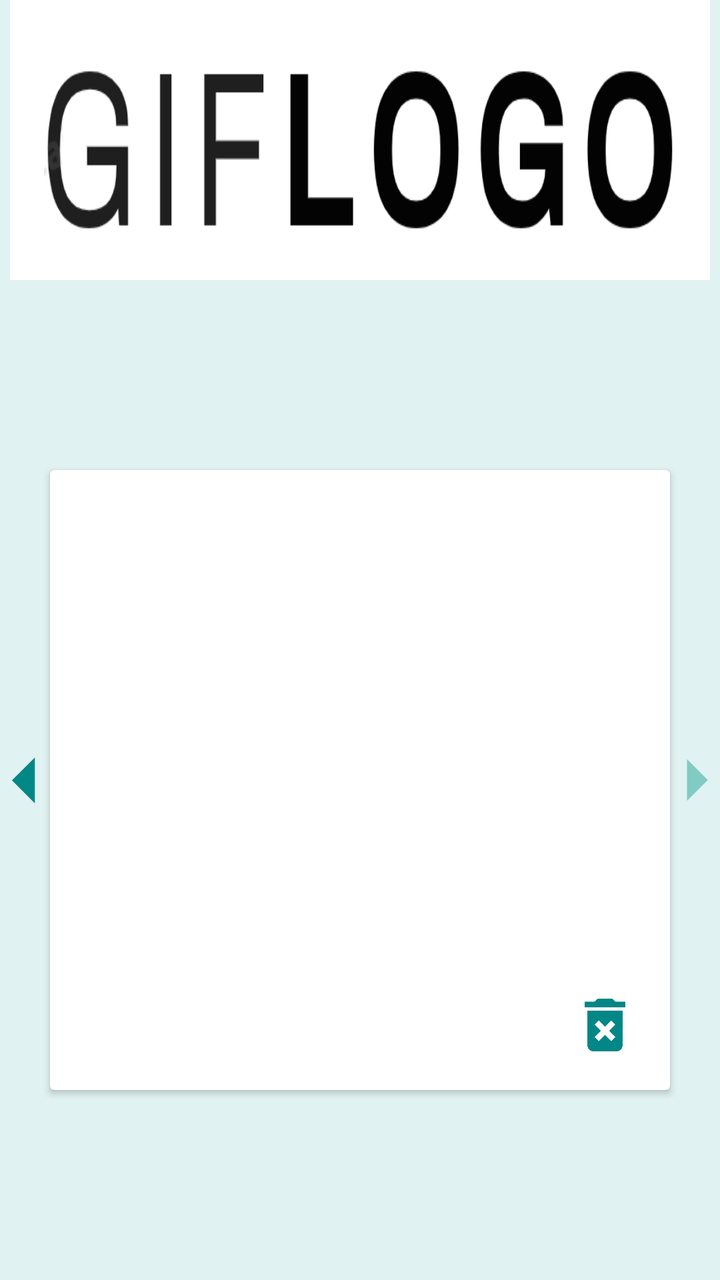
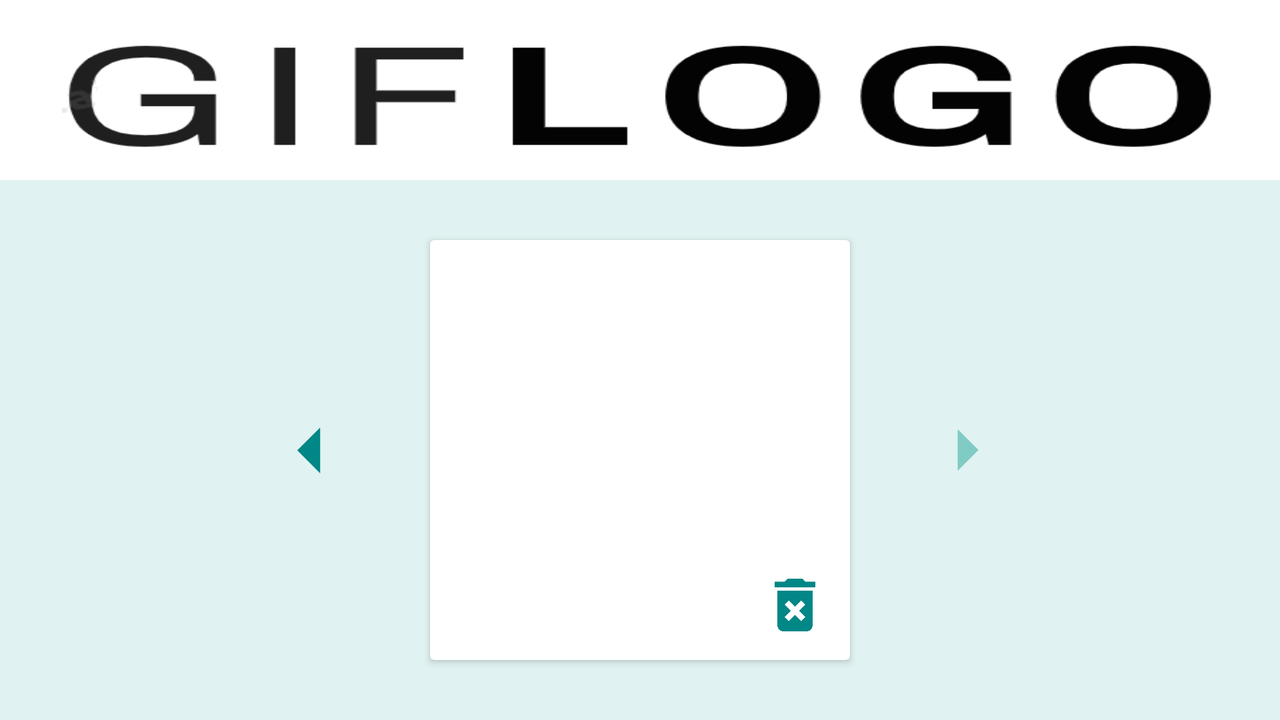

First picture: res/layout/ on a phone held upright. Second picture: the repository's own variant of that layout, on a device whose configuration matches the variant's folder. Source for both follows.
<!-- AndroidManifest.xml: application theme Theme.Giphy -->
<!-- res/layout/activity_single_gif.xml -->
<?xml version="1.0" encoding="utf-8"?>
<androidx.constraintlayout.widget.ConstraintLayout xmlns:android="http://schemas.android.com/apk/res/android"
    xmlns:app="http://schemas.android.com/apk/res-auto"
    xmlns:tools="http://schemas.android.com/tools"
    android:layout_width="match_parent"
    android:layout_height="match_parent"
    android:background="@color/cyan"
    tools:context=".presentation.SingleGifActivity">


    <androidx.cardview.widget.CardView
        android:id="@+id/cardView"
        android:layout_width="wrap_content"
        android:layout_height="wrap_content"
        app:layout_constraintBottom_toBottomOf="parent"
        app:layout_constraintEnd_toEndOf="parent"
        app:layout_constraintStart_toStartOf="parent"
        app:layout_constraintTop_toBottomOf="@+id/imLogo">

        <androidx.constraintlayout.widget.ConstraintLayout
            android:layout_width="wrap_content"
            android:layout_height="wrap_content"
            android:layout_margin="5dp">

            <ImageView
                android:id="@+id/imSingleGif"
                android:layout_width="300dp"
                android:layout_height="300dp"
                android:layout_weight="1"
                android:scaleType="centerCrop"
                app:layout_constraintBottom_toBottomOf="parent"
                app:layout_constraintEnd_toEndOf="parent"
                app:layout_constraintStart_toStartOf="parent"
                app:layout_constraintTop_toTopOf="parent"
                tools:srcCompat="@tools:sample/avatars" />

            <ImageView
                android:id="@+id/imageDelete"
                android:layout_width="35dp"
                android:layout_height="35dp"
                android:layout_marginEnd="10dp"
                android:layout_marginBottom="10dp"
                app:layout_constraintBottom_toBottomOf="parent"
                app:layout_constraintEnd_toEndOf="@+id/imSingleGif"
                app:srcCompat="@drawable/ic_delete_normal" />
        </androidx.constraintlayout.widget.ConstraintLayout>

    </androidx.cardview.widget.CardView>

    <ImageView
        android:id="@+id/imLeft"
        android:layout_width="55dp"
        android:layout_height="55dp"
        app:layout_constraintBottom_toBottomOf="@+id/cardView"
        app:layout_constraintEnd_toStartOf="@+id/cardView"
        app:layout_constraintStart_toStartOf="parent"
        app:layout_constraintTop_toTopOf="@+id/cardView"
        app:srcCompat="@drawable/ic_left_normal" />

    <ImageView
        android:id="@+id/imRight"
        android:layout_width="50dp"
        android:layout_height="50dp"
        app:layout_constraintBottom_toBottomOf="@+id/cardView"
        app:layout_constraintEnd_toEndOf="parent"
        app:layout_constraintStart_toEndOf="@+id/cardView"
        app:layout_constraintTop_toTopOf="@+id/cardView"
        app:srcCompat="@drawable/ic_right_normal" />

    <ImageView
        android:id="@+id/imLogo"
        android:layout_width="wrap_content"
        android:layout_height="140dp"
        android:paddingStart="5dp"
        android:paddingEnd="5dp"
        android:scaleType="fitXY"
        app:layout_constraintEnd_toEndOf="parent"
        app:layout_constraintHorizontal_bias="0.0"
        app:layout_constraintStart_toStartOf="parent"
        app:layout_constraintTop_toTopOf="parent"
        app:srcCompat="@drawable/logo" />

</androidx.constraintlayout.widget.ConstraintLayout>
<!-- resources referenced by this layout -->
<resources>
  <color name="cyan">#e0f2f1</color>
  <!-- drawable ic_delete_normal (drawable) -->
  <vector xmlns:android="http://schemas.android.com/apk/res/android"
      android:width="24dp"
      android:height="24dp"
      android:viewportWidth="24"
      android:viewportHeight="24"
      android:tint="@color/teal_700">
    <path
        android:fillColor="@android:color/white"
        android:pathData="M6,19c0,1.1 0.9,2 2,2h8c1.1,0 2,-0.9 2,-2L18,7L6,7v12zM8.46,11.88l1.41,-1.41L12,12.59l2.12,-2.12 1.41,1.41L13.41,14l2.12,2.12 -1.41,1.41L12,15.41l-2.12,2.12 -1.41,-1.41L10.59,14l-2.13,-2.12zM15.5,4l-1,-1h-5l-1,1L5,4v2h14L19,4z"/>
  </vector>
  <!-- drawable ic_left_normal (drawable) -->
  <vector xmlns:android="http://schemas.android.com/apk/res/android"
      android:width="24dp"
      android:height="24dp"
      android:viewportWidth="24"
      android:viewportHeight="24"
      android:tint="@color/teal_700"
      android:autoMirrored="true">
    <path
        android:fillColor="@android:color/white"
        android:pathData="M14,7l-5,5 5,5V7z"/>
  </vector>
  <!-- drawable ic_right_normal (drawable) -->
  <vector xmlns:android="http://schemas.android.com/apk/res/android"
      android:width="24dp"
      android:height="24dp"
      android:viewportWidth="24"
      android:viewportHeight="24"
      android:tint="@color/teal_300"
      android:autoMirrored="true">
    <path
        android:fillColor="@android:color/white"
        android:pathData="M10,17l5,-5 -5,-5v10z"/>
  </vector>
  <!-- drawable logo: png bitmap (drawable-v24, 12889 bytes) -->
  <style name="Theme.Giphy" parent="Theme.MaterialComponents.DayNight.NoActionBar">
          
          <item name="colorPrimary">@color/teal_300</item>
          <item name="colorPrimaryVariant">@color/teal_700</item>
          <item name="colorOnPrimary">@color/white</item>
          
          <item name="colorSecondary">@color/teal_200</item>
          <item name="colorSecondaryVariant">@color/teal_700</item>
          <item name="colorOnSecondary">@color/black</item>
          
          <item name="android:statusBarColor" tools:targetApi="l">?attr/colorPrimaryVariant</item>
          
      </style>
  <color name="teal_700">#FF018786</color>
  <color name="teal_300">#80cbc4</color>
  <color name="white">#FFFFFFFF</color>
  <color name="teal_200">#FF03DAC5</color>
  <color name="black">#FF000000</color>
</resources>
<!-- res/layout-land/activity_single_gif.xml (the repository's variant of the layout above) -->
<!-- drawn on the phone turned sideways -->
<?xml version="1.0" encoding="utf-8"?>
<androidx.constraintlayout.widget.ConstraintLayout xmlns:android="http://schemas.android.com/apk/res/android"
    xmlns:app="http://schemas.android.com/apk/res-auto"
    xmlns:tools="http://schemas.android.com/tools"
    android:layout_width="match_parent"
    android:layout_height="match_parent"
    android:background="@color/cyan"
    tools:context=".presentation.SingleGifActivity">

    <androidx.cardview.widget.CardView
        android:id="@+id/cardView2"
        android:layout_width="wrap_content"
        android:layout_height="wrap_content"
        android:layout_marginTop="10dp"
        android:layout_marginBottom="10dp"
        app:layout_constraintBottom_toBottomOf="parent"
        app:layout_constraintEnd_toEndOf="parent"
        app:layout_constraintStart_toStartOf="parent"
        app:layout_constraintTop_toBottomOf="@+id/imLogo">

        <androidx.constraintlayout.widget.ConstraintLayout
            android:layout_width="wrap_content"
            android:layout_height="wrap_content"
            android:layout_margin="5dp">

            <ImageView
                android:id="@+id/imSingleGif"
                android:layout_width="200dp"
                android:layout_height="200dp"
                android:layout_weight="1"
                android:scaleType="centerCrop"
                app:layout_constraintBottom_toBottomOf="parent"
                app:layout_constraintEnd_toEndOf="parent"
                app:layout_constraintHorizontal_bias="0.0"
                app:layout_constraintStart_toStartOf="parent"
                app:layout_constraintTop_toTopOf="parent"
                app:layout_constraintVertical_bias="0.0"
                tools:srcCompat="@tools:sample/avatars" />

            <ImageView
                android:id="@+id/imageDelete"
                android:layout_width="35dp"
                android:layout_height="35dp"
                android:layout_marginEnd="5dp"
                android:layout_marginBottom="5dp"
                app:layout_constraintBottom_toBottomOf="parent"
                app:layout_constraintEnd_toEndOf="parent"
                app:srcCompat="@drawable/ic_delete_normal" />
        </androidx.constraintlayout.widget.ConstraintLayout>

    </androidx.cardview.widget.CardView>

    <ImageView
        android:id="@+id/imLeft"
        android:layout_width="55dp"
        android:layout_height="55dp"
        app:layout_constraintBottom_toBottomOf="@+id/cardView2"
        app:layout_constraintEnd_toStartOf="@+id/cardView2"
        app:layout_constraintHorizontal_bias="0.8"
        app:layout_constraintStart_toStartOf="parent"
        app:layout_constraintTop_toTopOf="@+id/cardView2"
        app:srcCompat="@drawable/ic_left_normal" />

    <ImageView
        android:id="@+id/imRight"
        android:layout_width="50dp"
        android:layout_height="50dp"
        app:layout_constraintBottom_toBottomOf="@+id/cardView2"
        app:layout_constraintEnd_toEndOf="parent"
        app:layout_constraintHorizontal_bias="0.2"
        app:layout_constraintStart_toEndOf="@+id/cardView2"
        app:layout_constraintTop_toTopOf="@+id/cardView2"
        app:srcCompat="@drawable/ic_right_normal" />

    <ImageView
        android:id="@+id/imLogo"
        android:layout_width="wrap_content"
        android:layout_height="90dp"
        android:scaleType="fitXY"
        app:layout_constraintEnd_toEndOf="parent"
        app:layout_constraintStart_toStartOf="parent"
        app:layout_constraintTop_toTopOf="parent"
        app:srcCompat="@drawable/logo" />

</androidx.constraintlayout.widget.ConstraintLayout>
